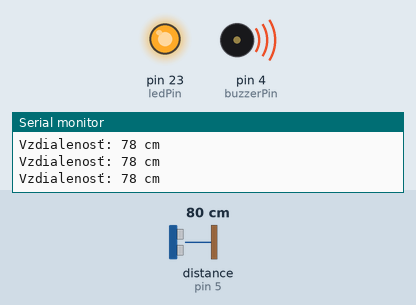
This sketch was run on a simulated Arduino Mega 2560, built with avr-gcc and run on an emulated ATmega2560. Parts: output pins drawn as LEDs (lit = HIGH), buzzer (waves = sounding, pin HIGH), the last lines printed to the serial monitor. Wiring (inferred from the names in the program): ultrasonic range finder: trigger pin 21; echo pin 5. The inputs (shaded band) are chosen by the test bench; at power-on: distance to the obstacle (sensor on pin 5) 80 cm. The echo pulse lasts 58.3 µs per cm; pins used as bus, display or sensor lines are not drawn.

Above: at 1.3 s.
1.4 s: distance to the obstacle (sensor on pin 5) set to 8 cm
2.9 s: distance to the obstacle (sensor on pin 5) set to 5 cm
At 4.1 s:
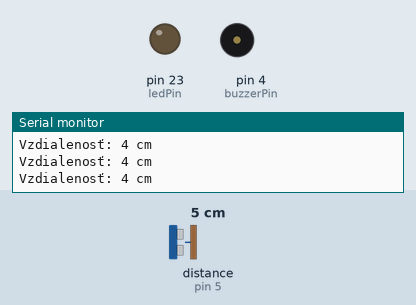
4.5 s: distance to the obstacle (sensor on pin 5) set to 9 cm
At 5.4 s:
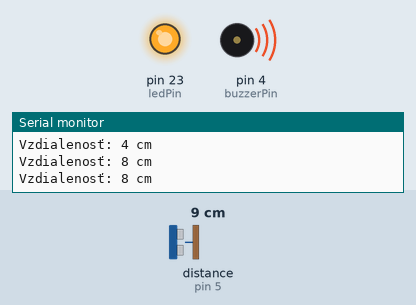
6.0 s: distance to the obstacle (sensor on pin 5) set to 2 cm
At 6.6 s:
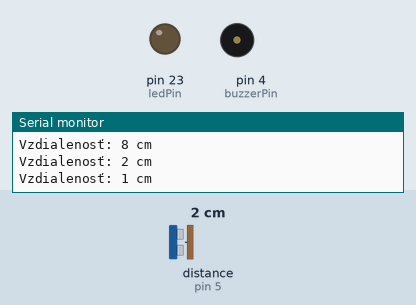
Timing chart, 0 to 8.5 s (numbered marks = the images above; inputs shaded):
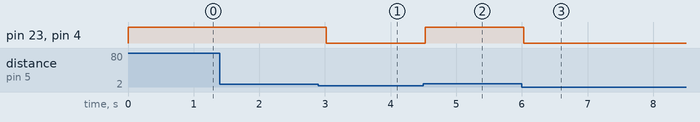

The sketch:

kod_brana_bzuciak_dioda_.ino
```cpp
// Definujeme piny pre ultrazvukový senzor
const int trigPin = 21; // Pripojený na TRIG pin ultrazvukového senzora
const int echoPin = 5; // Pripojený na ECHO pin ultrazvukového senzora

// Definujeme pin pre LED diódu
const int ledPin = 23; // Pripojený na pin, kde je zapojená červená LED dióda

// Definujeme pin pre aktívny bzučiak

const int buzzerPin = 4;  // GPIO pin, na ktorý je pripojený aktívny bzučiak

// Práh vzdialenosti na určenie, či je brána otvorená (v centimetroch)
const int thresholdDistance = 5; // prispôsob podľa potreby

void setup() {
  // Nastavenie pinov
  pinMode(trigPin, OUTPUT);
  pinMode(echoPin, INPUT);
  pinMode(ledPin, OUTPUT);
  pinMode(buzzerPin, OUTPUT);

  // Inicializácia sériovej komunikácie pre monitorovanie vzdialenosti
  Serial.begin(115200);
}

void loop() {
  // Poslanie signálu do ultrazvukového senzora
  digitalWrite(trigPin, LOW);
  delayMicroseconds(2);
  digitalWrite(trigPin, HIGH);
  delayMicroseconds(10);
  digitalWrite(trigPin, LOW);

  // Výpočet vzdialenosti na základe času odozvy
  long duration = pulseIn(echoPin, HIGH);
  int distance = duration * 0.034 / 2;

  // Zobrazenie vzdialenosti na sériový monitor
  Serial.print("Vzdialenosť: ");
  Serial.print(distance);
  Serial.println(" cm");

  // Kontrola, či je brána otvorená
  if (distance > thresholdDistance) {
    // Ak je brána otvorená, rozsvieti červenú LED diódu a zapne bzučiak
    digitalWrite(ledPin, HIGH);
    digitalWrite(buzzerPin, HIGH);
  } else {
    // Ak je brána zatvorená, zhasne LED diódu a vypne bzučiak
    digitalWrite(ledPin, LOW);
    digitalWrite(buzzerPin, LOW);
  }

  // Malé oneskorenie pred opakovaním
  delay(500);
}
```

Measured:
- the behaviour switches between 7 and 6 cm on distance to the obstacle (sensor on pin 5) (found by bisection; images 0 and 1)
- after the input at 2.9 s, pin 23 (ledPin), pin 4 (buzzerPin): HIGH → LOW after 0.12 s
- after the input at 4.5 s, pin 23 (ledPin), pin 4 (buzzerPin): LOW → HIGH at once
- after the input at 6.0 s, pin 23 (ledPin), pin 4 (buzzerPin): HIGH → LOW at once
